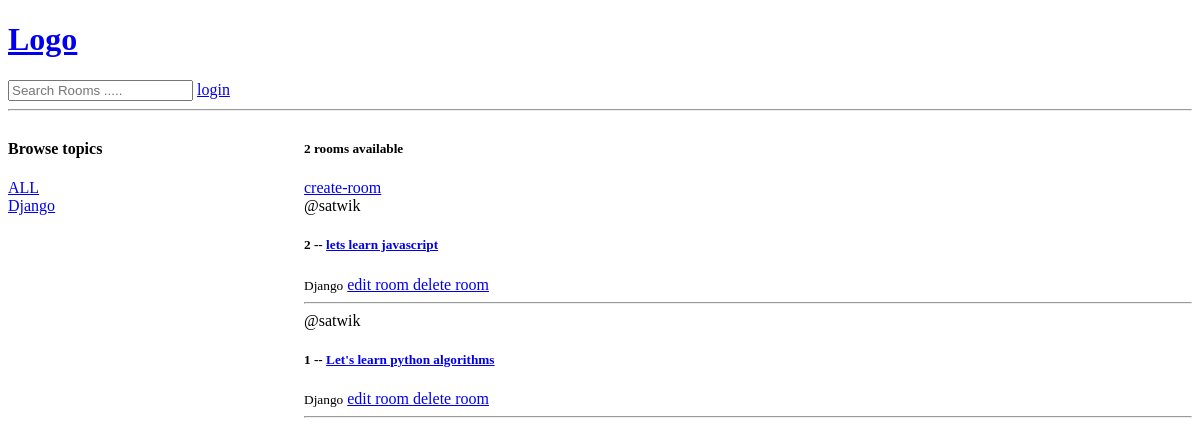
Before: / with the older database file.
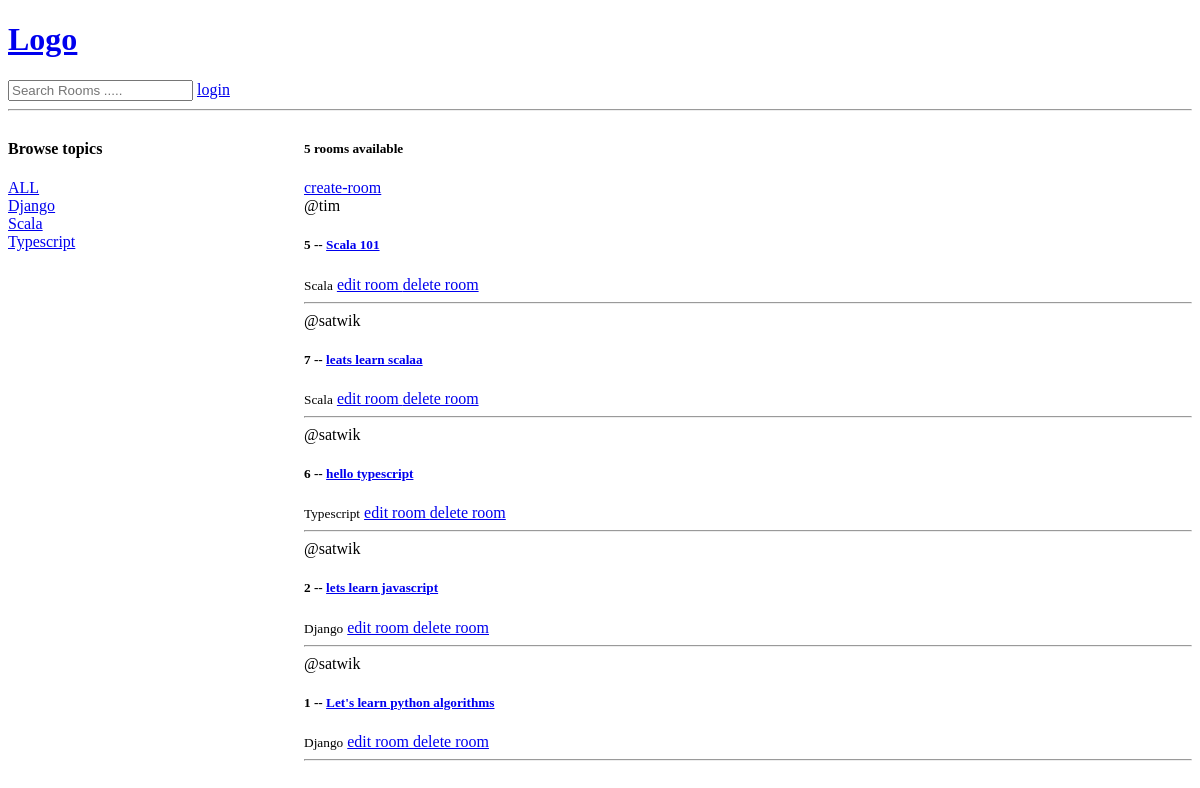
After: the same page with the newer database file.
### base/models.py (models this page shows, shortened)
class Topic(models.Model):
  name = models.CharField(max_length=200)

class Room(models.Model):
  host = models.ForeignKey(User , on_delete= models.SET_NULL , null = True)
  topic = models.ForeignKey(Topic , on_delete= models.SET_NULL , null = True)
  name = models.CharField(max_length= 200)
  Discription = models.TextField(null = True, blank = True)
  updated = models.DateTimeField(auto_now = True)
  created = models.DateTimeField(auto_now_add= True)
  class Meta:
    ordering = ['-updated', '-created']

### base/views.py (the view)
# urls.py: path('', views.home, name='home'),
def home(request):
    q = request.GET.get('q') if request.GET.get('q') != None else ''
    rooms = Room.objects.filter(
        Q(topic__name__contains = q)|
        Q(name__contains = q) |
        Q(Discription__contains = q)
    )
    room_count = rooms.count()
    topics = Topic.objects.all()
    context = {"rooms": rooms, "topics" : topics , "room_count": room_count}
    return render(request , 'base/index.html' ,context )

### base/templates/base/index.html (shortened to what this page needs)
{% extends 'main.html'%}
{% block content%}
<div class="home-container">
  <div>
    <h4>Browse topics</h4>
    <div>
      <a href="{% url 'home' %}">ALL</a>
    </div>
    {% for topic in topics %}
      <div>
        <a href="{% url 'home' %}?q={{topic.name}}">{{topic.name}}</a>
      </div>
    {% endfor %}
  </div>
  <div>
    <h5>{{room_count}} rooms available</h5>
    <a href="{% url 'create-room' %}">create-room</a>
    {% for room in rooms %}
    <div>
      <span>@{{room.host.username}}</span>
      <h5>{{room.id}} -- <a href="{% url 'room' room.id %}">{{room.name}}</a></h5>
      <small>{{room.topic.name}}</small>
      <a href="{% url 'update-room' room.id %}"> edit room </a>
      <a href="{% url 'delete-room' room.id %}"> delete room </a>
      <hr>
    </div>
    {% endfor %}
  </div>
</div>
{% endblock %}

### templates/main.html (shortened to what this page needs)
<!DOCTYPE html>
<html lang="en">
<head>
</head>
<body>
  {% include 'navbar.html'%}
  {% block content %}
  {% endblock %}
</body>
</html>

### templates/navbar.html
<a href="/">
  <h1>Logo</h1>
</a>
<form method="GET" , action = "{% url 'home' %}">
  <input type="text" , name = 'q' , placeholder="Search Rooms .....">
{% if request.user.is_authenticated %}
<a href="{% url 'logout' %}">Logout</a>
{% else %}
<a href="{% url 'login' %}"> login</a>
{% endif %}
</form>
<hr>

### base/templates/base/index.html (style rules this page uses)
.home-container { display: grid; grid-template-columns: 1fr 3fr; }

Changed rows visible on the page:
added Topic: name "Scala"
added Topic: name "Typescript"
added Room: host.username "tim", id "5", name "Scala 101", topic.name "Scala"
added Room: host.username "satwik", id "7", name "leats learn scalaa", topic.name "Scala"
added Room: host.username "satwik", id "6", name "hello typescript", topic.name "Typescript"
Other visible differences:
{{ room_count }}: "2" → "5"
